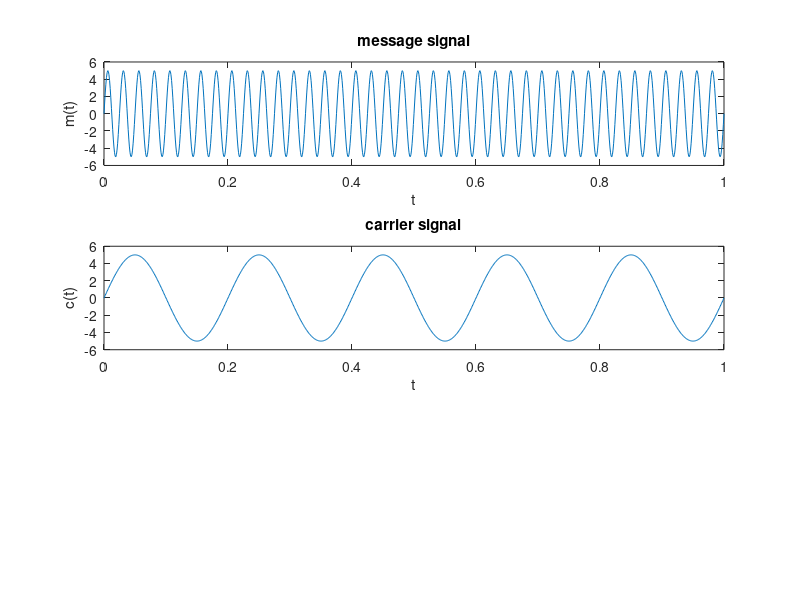

MATLAB code for this plot: (Note: this script raises an error after producing the figure.)
ac=input('enter carrier amp');
am=input('enter msg signal amp');
fc=input('enter carrier freq')
fm=40;
mi=('input mod index');
t=0:0.001:1;
m=am*sin(2*pi*fm*t);
c=ac*sin(2*pi*fc*t);
subplot(3,1,1)
plot(t,m);
xlabel('t');
ylabel('m(t)');
title('message signal');
subplot(3,1,2)
plot(t,c);
xlabel('t');
ylabel('c(t)');
title('carrier signal');
sfm=ac.*sin(2*pi*fc*t+(mi.*sin(2*pi*fm*t)));
subplot(3,1,3)
plot(t,sfm);
xlabel('t');
ylabel('sfm(t)');
title('fm signal');



